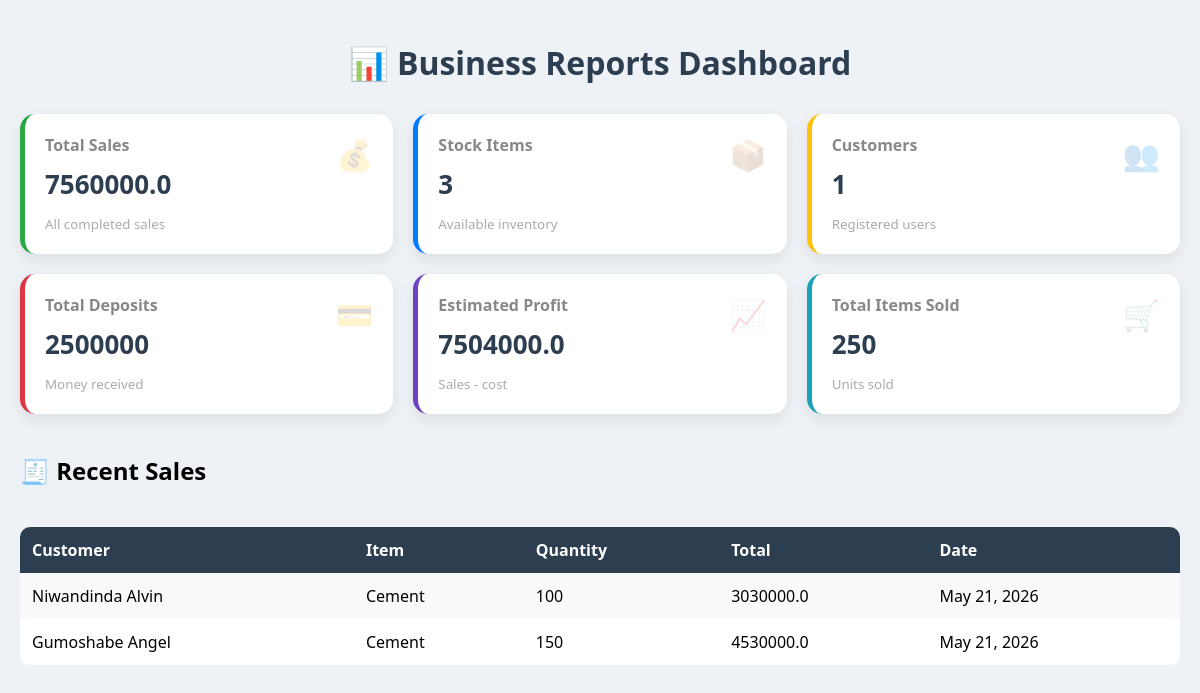
The page /reports/ on the database its author committed.
### hardwareapp/models.py (models this page shows, shortened)
class Sale(models.Model):
    item_name = models.CharField(max_length=100)
    quantity = models.IntegerField(default=0)
    unit_price = models.DecimalField(max_digits=10, decimal_places=1, default=0)
    total = models.DecimalField(max_digits=10, decimal_places=1, default=0)
    customer_name = models.CharField(max_length=100, blank=True, null=True)
    customer_contact = models.CharField(max_length=14, blank=True, null=True)
    item_type = models.CharField(max_length=100, blank=True, null=True)
    item_brand = models.CharField(max_length=100, blank=True, null=True)
    transport = models.FloatField(default=0)
    distance_km = models.FloatField(default=0)
    grand_total = models.FloatField(default=0)
    date = models.DateField(default=timezone.now)
    created_at = models.DateTimeField(auto_now_add=True)

### hardwareapp/views.py (the view)
# urls.py: path('reports/', views.reports, name='reports'),
def reports(request):
    total_sales = Sale.objects.aggregate(Sum('grand_total'))['grand_total__sum'] or 0
    total_stock = Stock.objects.count()
    total_customers = Register.objects.count()
    total_deposits = Deposit.objects.aggregate(Sum('amount'))['amount__sum'] or 0
    total_items = Sale.objects.aggregate(Sum('quantity'))['quantity__sum'] or 0
    total_cost = Stock.objects.aggregate(Sum('unit_cost'))['unit_cost__sum'] or 0
    total_sales = Decimal(str(total_sales))
    total_cost = Decimal(str(total_cost))
    profit = total_sales - total_cost
    recent_sales = Sale.objects.all().order_by('-id')[:5]
    context = {
        'total_sales': total_sales,
        'total_stock': total_stock,
        'total_customers': total_customers,
        'total_deposits': total_deposits,
        'profit': profit,
        'total_items': total_items,
        'recent_sales': recent_sales,
    }
    return render(request, 'reports.html', context)

### hardwareapp/templates/reports.html (shortened to what this page needs)
{% load static %}
<!doctype html>
<html lang="en">
  <head>
  </head>
  <body>
    <h1>📊 Business Reports Dashboard</h1>
    <div class="cards">
      <div class="card sales">
        <div class="icon">💰</div>
        <h3>Total Sales</h3>
        <h2>{{ total_sales }}</h2>
        <small>All completed sales</small>
      </div>
      <div class="card stock">
        <div class="icon">📦</div>
        <h3>Stock Items</h3>
        <h2>{{ total_stock }}</h2>
        <small>Available inventory</small>
      </div>
      <div class="card customers">
        <div class="icon">👥</div>
        <h3>Customers</h3>
        <h2>{{ total_customers }}</h2>
        <small>Registered users</small>
      </div>
      <div class="card deposits">
        <div class="icon">💳</div>
        <h3>Total Deposits</h3>
        <h2>{{ total_deposits }}</h2>
        <small>Money received</small>
      </div>
      <div class="card profit">
        <div class="icon">📈</div>
        <h3>Estimated Profit</h3>
        <h2>{{ profit }}</h2>
        <small>Sales - cost</small>
      </div>
      <div class="card items">
        <div class="icon">🛒</div>
        <h3>Total Items Sold</h3>
        <h2>{{ total_items }}</h2>
        <small>Units sold</small>
      </div>
    </div>
    <h2 style="margin-top: 40px">🧾 Recent Sales</h2>
    <table>
      <tr>
        <th>Customer</th>
        <th>Item</th>
        <th>Quantity</th>
        <th>Total</th>
        <th>Date</th>
      </tr>
      {% for sale in recent_sales %}
      <tr>
        <td>{{ sale.customer_name }}</td>
        <td>{{ sale.item_name }}</td>
        <td>{{ sale.quantity }}</td>
        <td>{{ sale.grand_total }}</td>
        <td>{{ sale.date }}</td>
      </tr>
      {% endfor %}
    </table>
  </body>
</html>

### hardwareapp/templates/reports.html (style rules this page uses)
body { font-family: "Segoe UI", sans-serif; background: #eef2f7; margin: 0; padding: 20px; }
h1 { text-align: center; margin-bottom: 30px; color: #2c3e50; }
.cards { display: grid; grid-template-columns: repeat(3, 1fr); gap: 20px; }
.card { background: white; border-radius: 15px; padding: 20px; box-shadow: 0 6px 15px rgba(0, 0, 0, 0.08); transition: all 0.35s ease; position: relative; overflow: hidden; animation: floatCard 4s ease-in-out infinite; }
.card h3 { margin: 0; font-size: 16px; color: #888; }
.card h2 { margin: 10px 0; font-size: 26px; color: #2c3e50; }
.card small { color: #aaa; }
.icon { position: absolute; right: 20px; top: 20px; font-size: 30px; opacity: 0.2; }
.sales { border-left: 5px solid #28a745; }
.stock { border-left: 5px solid #007bff; }
.customers { border-left: 5px solid #ffc107; }
.deposits { border-left: 5px solid #dc3545; }
.profit { border-left: 5px solid #6f42c1; }
.items { border-left: 5px solid #17a2b8; }
table { width: 100%; margin-top: 40px; border-collapse: collapse; background: white; border-radius: 10px; overflow: hidden; }
table th, table td { padding: 12px; text-align: left; }
table th { background: #2c3e50; color: white; }
table tr:nth-child(even) { background: #f8f9fa; }

### rows shown on the page
Sale: customer_name "Niwandinda Alvin", item_name "Cement", quantity "100", grand_total "3030000.0", date "May 21, 2026"
Sale: customer_name "Gumoshabe Angel", item_name "Cement", quantity "150", grand_total "4530000.0", date "May 21, 2026"

### other values the page prints
{{ total_sales }} "7560000.0"
{{ total_stock }} "3"
{{ total_customers }} "1"
{{ total_deposits }} "2500000"
{{ profit }} "7504000.0"
{{ total_items }} "250"
